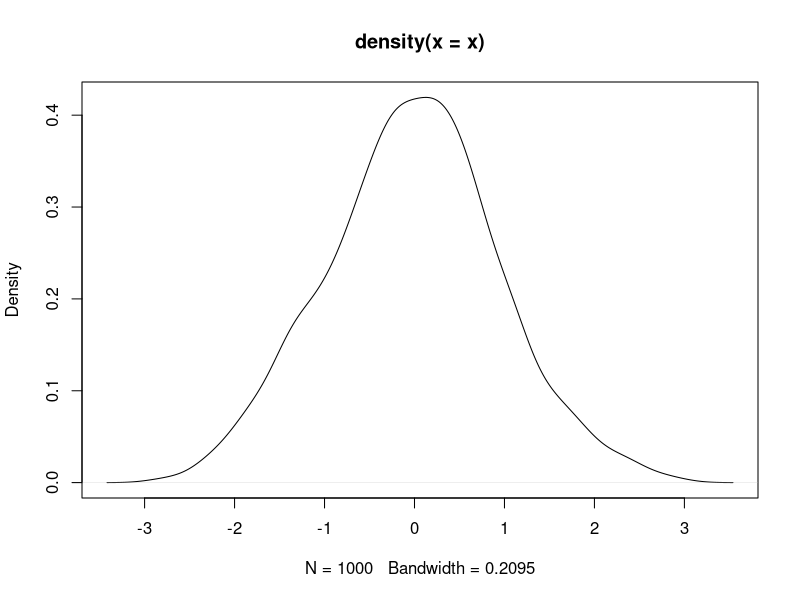
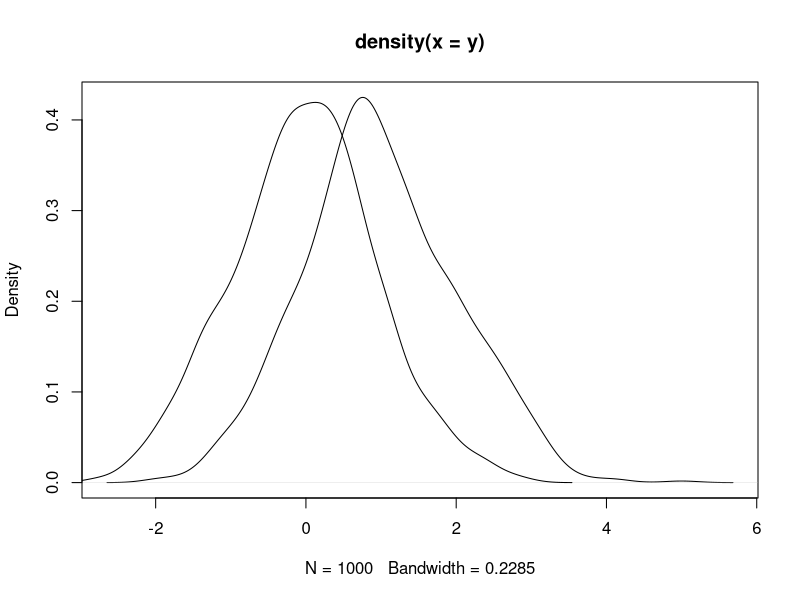

Here is the R script that generated these plots, in order:
# Generate data
x = rnorm(1000)

# plot x
plot(density(x))

# Read the documenttion of the "t.test" function
?t.test

# On sample t test (H_0: x=0)
t.test(x)

# On sample t test (H_0: x=1)
t.test(x, mu = 1)

# Generate data
y = 1+rnorm(1000)

# plot both variables
plot(density(y))
lines(density(x))

# On sample t test (H_0: x=0)
t.test(y)

# On sample t test (H_0: x=1)
t.test(y, mu = 1)

# two-sided t test (H_0: x=y)
t.test(x,y)

# save the results of the test
ttest <- t.test(x,y)

# what is saved
names(ttest)

# just look at the t statistic
ttest$statistic



